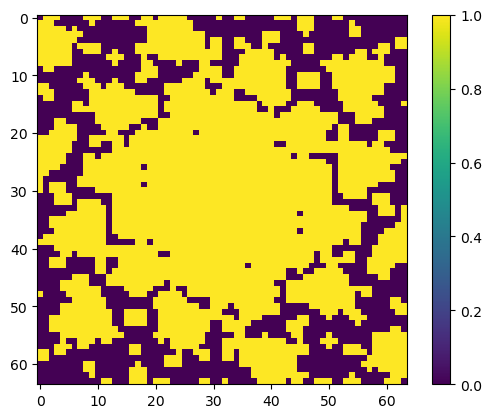

Reproduce this figure in Python.
# This generates the baseline that will have the resolution 
# to pick up the signal we have simulated 

import numpy as np
import matplotlib.pyplot as plt

# Converts the baseline u-v array into one that has
# been snipped according to the required resolution
# and gridded accordingly to what is required for
# the problem

data = np.load("datafiles/uv-array.npy").transpose()
sqrt2 = np.sqrt(2)

def norm(u,v): return np.sqrt(np.power(u,2) + np.power(v,2))

norm_array = norm(data[:,0], data[:,1])
# print(norm_array.shape)

new_data = data[norm(data[:,0], data[:,1]) < 2995.837]
new_data = new_data[np.abs(new_data[:,0]) < 2995.837/sqrt2]
new_data = new_data[np.abs(new_data[:,1]) < 2995.837/sqrt2]

hist, x_edges, y_edges = np.histogram2d(new_data[:,0], new_data[:,1], bins=64)
hist = hist.T

gridded_uv = hist > 0

np.save("datafiles/gridded_uv.npy", gridded_uv)
np.save("datafiles/baseline_hist.npy", hist)

# DO THIS PART - LABEL THE AXES PLEASEEE
# fig, axs = np.subplots(gridded_uv)

plt.imshow(gridded_uv)
plt.colorbar()
# plt.scatter(new_data[:,0], new_data[:,1], s=0.1)
plt.savefig("resolved_baseline.png", bbox_inches="tight")
